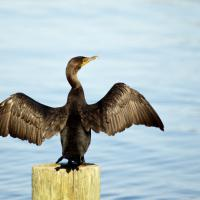
#> input picture PracticasTDI/P5/cormoran_rgb.jpg, 200 x 200 px
$ jupyter execute --allow-errors P5.ipynb   (shell and % lines are left out)
#> lines starting #> are read from the running program, lines starting #| are printed output that depends on the picture
### PracticasTDI/P5/texturefilters.py
# -*- coding: utf-8 -*-
"""
Created on Mon May 18 10:59:52 2020

@author: anusk

This file contains the functions for two different texture filters.

stfilt: standar deviation filter
        input: uint8 gray scale image
        output : uint8 graysclae image

entropyfilt: entropy filter with padding of 9.
        input: uint8 gray scale image
        output : uint8 graysclae image
"""

import numpy as np
import copy
import cv2
from math import log, e

def rangefilt(img):

    EE = cv2.getStructuringElement(cv2.MORPH_RECT, (7,7))
    E = cv2.erode(img,EE,iterations = 1)
    D =cv2.dilate(img, EE)

    J = D-E
    return J


def entropy2(labels):
    """ Computes entropy of label distribution. """

    n_labels = labels.size

    if n_labels <= 1:
        return 0

    counts = np.bincount(labels)
    probs = counts / n_labels

    #n_classes = np.count_nonzero(probs)
    n_classes = 256
    #print('nclases  ' + str(n_classes))
    if n_classes <= 1:
        return 0

    ent = 0.

    # Compute standard entropy.
    for i in probs:
        if i != 0:

            ent -= i * log(i, n_classes)


    return ent

def entropyfilt(img):


    J = copy.deepcopy(img)
    F = np.zeros(J.shape, dtype=np.float64)

    J = np.pad(J, ((4, 4), (4, 4)), 'reflect')
    h, w = J.shape

    for i in range(4, h-4):
            for j in range(4, w-4):

                x = J[i-4:i+5,j-4:j+5]
                x = np.reshape(x, 81)
                F[i-4,j-4]= entropy2(x)

    F = F/F.max()


    return F


def stdfilt(img):

    img = img / 255.0

    h = np.ones((7,7))
    n = h.sum()
    n1 = n - 1
    c1 = cv2.filter2D(img**2, -1, h/n1, borderType=cv2.BORDER_REFLECT)
    c2 = cv2.filter2D(img, -1, h, borderType=cv2.BORDER_REFLECT)**2 / (n*n1)
    J = np.sqrt( np.maximum(c1-c2,0) )

    return J

### PracticasTDI/P5/P5.ipynb
<h1><center>Práctica 5</center></h1>
<h2><center>Segmentación de Imagen (II) </center></h2>

El objetivo de esta práctica es familiarizar al alumno con las técnicas de extracción de características a fin de abordar un problema de segmentación utilizando aprendizaje no supervisado, en concreto el algoritmo k-medias. Para ello se trabajará con la imagen en color ‘cormoran.jpg’, que acompaña al material de esta práctica.


In this exercise we will be using some methods of feature extraction to aid in the segmentation using unsupervised machine learning, specifically the algorithm k-means. We will be using the image 'cormoran.jpg'.

[cell 1]
#importamos librerías necesarias
import numpy as np
import cv2
import matplotlib.pyplot as plt
from mpl_toolkits.mplot3d import Axes3D
from sklearn.cluster import KMeans
from colorspacefunctions import rgb2lab76

import texturefilters as tf

I. Análisis visual de la imagen

Lea en MATLAB la imagen ‘cormoran.jpg’ proporcionada como material adjunto en la práctica y almacénela en la variable I. Examine visualmente la imagen (representada en la Figura 1) y responda a las siguientes preguntas:
- ¿qué objetos considera claramente discriminativos en la imagen?
- a simple vista, ¿qué características considera discriminativas?

1. Visual analysis of the image

Read and display the image 'cormoran.jpg'. What are the three distinct objects in the image? What characteristic best differentiates them?

[cell 2]
I = cv2.imread('cormoran_rgb.jpg')
#> I is the input picture: shape (200, 200, 3); mean B, G, R 191.1, 189.5, 175.2
I = cv2.cvtColor(I, cv2.COLOR_BGR2RGB)


plt.figure(1)
plt.imshow(I)
plt.axis('off')
plt.show()

Convierta la imagen a escala de grises (variable I_gris) y analice visualmente su histograma. ¿Cree que podría realizar la segmentación mediante umbralización múltiple? Justifique su respuesta.

Turn the image into gray scale and display its histogram? Could you use thresholding to separate the different objects in the image?

[cell 3]
Igray = cv2.imread('cormoran_rgb.jpg', 0)
#> Igray: shape (200, 200); min 0, max 253, mean 185.4

plt.figure(2)
plt.imshow(Igray, cmap = 'gray')
plt.axis('off')
plt.show()

plt.figure('Histogram')
plt.hist(Igray.ravel(),256,[0,256]);
plt.xlabel('Intensity')
plt.ylabel('Number of pixels')
plt.show()
#> figure, not shown here; tallest bar 1179 high, from x = 227 to 228

II. Características RGB y algoritmo k-medias
 Inicialmente abordaremos el problema de segmentación considerando como características los niveles de intensidad de las componentes R, G y B de la imagen original I. Para ello:
 - Extraiga cada componente de color de la imagen I.

2. RGB characteristics and k-means

In this section we will try to use the different color components of the RGB image as characteristics for segmentation.

    -First split the channels of the image

[cell 4]
I_R,I_G,I_B = cv2.split(I)

- Convierta cada componente en un vector columna utilizando el comando reshape. Así, por ejemplo, para almacenar como vector columna los niveles de intensidad de los píxeles de la componente R de I, utilizaremos la siguiente secuencia de instrucciones
I_R = I(:,:,1);
[nrows, ncols] = size(I_R);
I_R_res = reshape(I_R,nrows*ncols,1);

- Turn each channel into a vector of size (nrows*ncols, 1) using the function [np.reshape](https://numpy.org/doc/stable/reference/generated/numpy.reshape.html).

[cell 5]
nrows, ncols = I_B.shape
#> nrows = 200; ncols = 200

I_B_res = np.reshape(I_B, (nrows*ncols,1))
I_R_res = np.reshape(I_R, (nrows*ncols,1))
I_G_res = np.reshape(I_G, (nrows*ncols,1))
print(I_G_res.shape)
#| (40000, 1)

- Represente el scatter plot de los datos utilizando la función plot3(haga uso del comando help para conocer su sintaxis). ¿Observa grupos de puntos claramente diferenciados?

- Display in a 3d scatter plot all the data from the 3 vectors, can you see any distict group?

[Here](https://matplotlib.org/3.1.1/gallery/mplot3d/scatter3d.html) is the documentation on 2d scatter plot.

[cell 6]
fig = plt.figure('scatter plot')
ax = fig.add_subplot(111, projection='3d')

ax.scatter(I_R_res, I_G_res, I_B_res, c='r', marker='.')

ax.set_xlabel('R')
ax.set_ylabel('G')
ax.set_zlabel('B')

plt.show()

Sobre el espacio de tres dimensiones representado en la figura anterior aplicaremos el
algoritmo de agrupamiento k-medias con k=3. Utilizaremos para ello la función kmeans del
siguiente modo
ngrupos = 3;
rgb_res = double([I_R_res I_G_res I_B_res]);
[cluster_idx cluster_center] =
kmeans(rgb_res,ngrupos,'distance','sqEuclidean','Replicates',10);

Las entradas a la función kmeans son:

(1) conjunto de ejemplos/observaciones (matriz rgb_res, donde cada ejemplo es una fila y cada columna representa una característica),

(2)medida de similitud (cuadrado de la distancia Euclídea en nuestro caso, indicado a través del parámetro 'distance'),

y (3) número de inicializaciones (utilice el valor 10 en esta práctica, indicado con el parámetro 'Replicates').

El algoritmo kmeans devuelve la posición de los centroides (variable cluster_center) y una etiqueta identificativa del cluster al que pertenece cada punto de entrada (variable cluster_idx). Puesto que el algoritmo se realiza 10 veces con distintas  inicializaciones, la salida proporcionada corresponde a la realización para la que se obtiene la mínima suma de distancias intracluster.

Para observar el resultado del algoritmo k-medias, puede representar sobre el scatter plot
anterior los centroides resultantes del siguiente modo:
 plot3(cluster_center(:,1), cluster_center(:,2), cluster_center(:,3),'sr');
https://scikit-learn.org/stable/modules/generated/sklearn.cluster.KMeans.html
https://towardsdatascience.com/machine-learning-algorithms-part-9-k-means-example-in-python-f2ad05ed5203
https://cmdlinetips.com/2018/04/how-to-concatenate-arrays-in-numpy/

The space we displayed in the las segment is where we will apply [k-means](https://team.inria.fr/steep/files/2015/03/tp51.pdf). Since we have three objects we will use k = 3, that means we will have 3 randomized centroids.

To implement this algorithm we will be using [Kmeans](https://scikit-learn.org/stable/modules/generated/sklearn.cluster.KMeans.html) from sklearn.cluster, it should be in the cell with the imported libraries. We will be using the method fit_predict which asigns a label to each pixel according to the cluster assigned to them.

Fisrt concatenate the three vectors of the different components, you should get a matriz of size (nrows* ncols, 3). We will be using two commands to make it easier, the code should look like this:

<code>Python
kmeans = KMeans()
prediction = kmeans.fit_predict()
</code>

In KMeans leave every value as its default except the number of clusters. The input for fit_predict should be the matrix with the concatenated vectors.

Now we will display scatter plot from last section adding the centroids in their positions after applying the algorithm. To acces the positions of the cluster centers use the method kmeans.cluster_centers, the output of this method is an array with the coordinates of each center.

<code>Python
First_cluster = kmeans.cluster_centers_[:, 0]
</code>

In the scatter plot paint the dots representing the centers a different color and make them bigger so they are easier to spot.

[cell 7]
I_res = np.concatenate((I_R_res,I_G_res, I_B_res),axis=1)
print(I_res.shape)
#| (40000, 3)


kmeans = KMeans(n_clusters=3)
pred_y = kmeans.fit_predict(I_res)
print(kmeans.cluster_centers_)

fig = plt.figure('scatter plot +kmeans')
ax2 = fig.add_subplot(111, projection='3d')

ax2.scatter(I_R_res, I_G_res, I_B_res, c='r', marker='.')

ax2.set_xlabel('R')
ax2.set_ylabel('G')
ax2.set_zlabel('B')

ax2.scatter(kmeans.cluster_centers_[:, 0], kmeans.cluster_centers_[:, 1], kmeans.cluster_centers_[:, 2], s=1000, c='blue')
plt.show()

El resultado de la segmentación se puede observar en el espacio imagen generando una
imagen en falso color a partir del identificador de cluster asociado a cada observación
(píxel). Para ello, debe transformar el vector con la identificación del cluster al que
pertenece cada píxel en una matriz de las mismas dimensiones que la imagen original. Puede
hacer uso del siguiente código.

pixel_labels_rgb = reshape(cluster_idx,nrows,ncols);

I_segm = label2rgb(pixel_labels_rgb);

figure, imshow(I_segm)

¿Considera que el resultado de la segmentación es el deseado?, ¿es posible afirmar que se
produce sobresegmentación? Justifique razonadamente sus respuestas.

To see the actual segmentation of the image we will use the method kmeans.labels_, this creates a vectors size (nrows* ncols, 1) with the number of the cluster assigned to each pixel in the image. To display it as an image in false color (as we did in the last exercise with the labeled image) we have to return this vector to the original shape of the image.

Now display this labeled image, no colormap necessary.

[cell 8]
eti =kmeans.labels_
print(eti.shape)

pixel_labels = np.reshape(eti, (nrows, ncols))
print(pixel_labels)
#> (printed output is left out)

plt.figure('I labeled')
plt.imshow(pixel_labels)
plt.axis('off')
plt.show()

III. Características cromáticas ab
Como sabe, en el espacio RGB la información cromática está distribuida en las tres
componentes (R, G y B). En esta sección realizaremos una transformación del espacio de
representación para separar las componentes cromáticas y acromáticas de la imagen, de
modo que aplicaremos el algoritmo k-medias únicamente sobre el espacio de componentes
cromáticas. La transformación considerada es la transformación Lab, transformación que
implementa la función rgb2lab proporcionada como material adjunto a la práctica.
Realice la transformación de la imagen original (espacio RGB) al espacio Lab y extraiga
únicamente las componentes cromáticas (componentes ab). Represente el scatter plot
correspondiente e intente identificar visualmente a qué color corresponden las nubes de
puntos.
[lab_imL, l_L, a_L, b_L] = rgb2lab(I);
a_res = reshape(a_L,nrows*ncols,1);
b_res = reshape(b_L,nrows*ncols,1);
figure, plot(a_res, b_res,'.')
xlabel('a'), ylabel('b')

3. ab chromatic characteristics

In RGB the color information is distributed along the three components, in other color representations this is not the case, the chromatic and achromatic information are separate. For this section we will be using the [Lab](https://www.xrite.com/blog/lab-color-space) space where the L represents the achromatic information (lightnes) and ab the chromatic information. We will be applying kmean over the chromatic components.

First use cvtcolor to change color space (cv2.COLOR_RGB2LAB). Now like we did previously with the RGB components split them and reshape the ab components into two vectors of shape (nrows* ncols, 1). Display this two vectors as a 2d scatterplot.

[cell 9]
from skimage import color

Lab_Im = color.rgb2lab(I)
#> Lab_Im: shape (200, 200, 3) float64; mean of channels 0, 1, 2 75, -3.7, -2
L_l,L_a,L_b = cv2.split(Lab_Im)
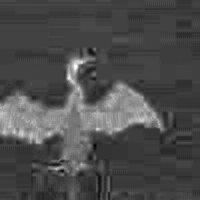
#> L_a: shape (200, 200) float64; min -12.88, max 17.86, mean -3.67; drawn with min black and max white
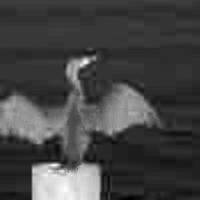
#> L_b: shape (200, 200) float64; min -21.58, max 51.42, mean -2; drawn with min black and max white

L_a_res = np.reshape(L_a, (nrows*ncols,1))
L_b_res = np.reshape(L_b, (nrows*ncols,1))

plt.figure('ab scatter')
plt.scatter(L_a_res, L_b_res, c='blue', s= 1, marker='.')
plt.xlabel('a')
plt.ylabel('b')
plt.show()

Aplique ahora el algoritmo k-medias sobre el nuevo espacio de características y represente la
capa de etiquetas de la imagen segmentada. Comente las diferencias con la segmentación
obtenida en el Apartado II.
Represente la posición de los centroides en el scatter plot correspondiente y responda a las
siguientes preguntas:
- ¿cuál es la desviación típica (comando std de MATLAB) asociada a la componente a
obtenida a partir de I?
- ¿cuál es la desviación típica asociada a la componente b obtenida a partir de I?
- ¿cree que alguna de las dos componentes tiene más influencia al determinar la posición
de los centroides con el algoritmo k-medias?, ¿por qué?

Apply kmeans over this new space, display the scatterplot with the new clusters and the segmented image. Can you appreciate any difference between the segmentation in this segement and the segmentation in segment 2? Does any of the components (ab) have more weight in the position of the centroids?

[cell 10]
ab_res =np.concatenate((L_a_res, L_b_res), axis=1)
#> ab_res = 40000 pairs, first value -12.88 to 17.86, second value -21.58 to 51.42


kmeans2 = KMeans(n_clusters=3, init='k-means++', max_iter=300, n_init=10, random_state=0)
pred_y = kmeans2.fit_predict(ab_res)
print(kmeans2.cluster_centers_)


plt.figure('ab scatter +kmeans')
plt.scatter(L_a_res, L_b_res, c='blue', s= 1, marker='.')
plt.xlabel('a')
plt.ylabel('b')
plt.scatter(kmeans2.cluster_centers_[:, 0], kmeans2.cluster_centers_[:, 1], s=300, c='red')
plt.show()

[cell 11]
eti_ab =kmeans2.labels_
print(eti_ab.shape)

pixel_labels_ab = np.reshape(eti_ab, (nrows, ncols))
print(pixel_labels_ab)
#> (printed output is left out)

plt.figure('ab labeled')
plt.imshow(pixel_labels_ab)
plt.axis('off')
plt.show()
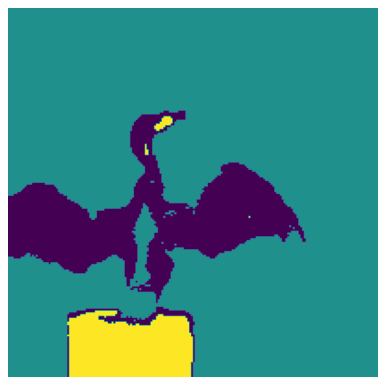
#> figure drawn by matplotlib, 1 panel

Para que no haya una componente que domine en el cálculo de distancias del algoritmo kmedias únicamente porque su rango dinámico es mayor, se propone normalizar cada
componente del espacio ab para que tenga media nula y desviación típica uno. La matriz de
ejemplos con características normalizadas se asignará a la variable ab_norm (cada fila es un
ejemplo y cada columna es una característica). Explique cómo se realiza la normalización si
la secuencia de instrucciones es la siguiente:
ab_res = [a_res b_res];

ndim = size(ab_res,2);

ab_norm = ab_res;

for ind_dim=1:ndim

    datos = ab_res(:,ind_dim);
    datos_norm = (datos-mean(datos))/std(datos);
    ab_norm(:,ind_dim)=datos_norm;
end

To stop one component from weighting when calculating the distances beacuse of its wider range we are going to normalize the components. This new matrx will be called ab_norm. Look at the given code and try to understand the process of normalization:

<code>ab_res =np.concatenate((L_a_res, L_b_res), axis=1)

[x, ndim]= ab_res.shape
ab_norm = ab_res
ab_norm = ab_norm.astype(np.float64)
for ind in range (0, ndim):
    datos = ab_res[:,ind]
    datos_norm = (datos- np.mean(datos))/np.std(datos)
    ab_norm[:,ind] = datos_norm

L_a_norm = ab_norm[:, 0]
L_b_norm = ab_norm[:, 1]
</code>

Once you understand the process copy it changing the variable names for your own.

[cell 12]
ab_res =np.concatenate((L_a_res, L_b_res), axis=1)

[x, ndim]= ab_res.shape
#> x = 40000; ndim = 2
ab_norm = ab_res
#> ab_norm has the same summary as ab_res
ab_norm = ab_norm.astype(np.float64)
for ind in range (0, ndim):
    datos = ab_res[:,ind]
    datos_norm = (datos- np.mean(datos))/np.std(datos)
    ab_norm[:,ind] = datos_norm
#> after the loop, ab_norm = 40000 pairs, first value -2.34 to 5.47, second value -1.45 to 3.94

L_a_norm = ab_norm[:, 0]
L_b_norm = ab_norm[:, 1]

plt.figure('ab scatter norm')
plt.scatter(L_a_norm, L_b_norm, c='blue', s= 1, marker='.')
plt.xlabel('a')
plt.ylabel('b')
plt.show()

Aplique ahora el algoritmo k-medias sobre el nuevo espacio de características y represente la capa de etiquetas de la imagen segmentada. Comente las diferencias con la segmentación obtenida en el Apartado II.
 Represente la posición de los centroides en el scatter plot correspondiente y responda a las siguientes preguntas: - ¿cuál es la desviación típica (comando std de MATLAB) asociada a la componente a obtenida a partir de I?  - ¿cuál es la desviación típica asociada a la componente b obtenida a partir de I? - ¿cree que alguna de las dos componentes tiene más influencia al determinar la posición de los centroides con el algoritmo k-medias?, ¿por qué

Apply kmeans over this new space y display the labelled image. Can you see any difference between this and the last time we applied kmeans?

[cell 13]
kmeansnorm = KMeans(n_clusters=3, init='k-means++', max_iter=300, n_init=10, random_state=0)
pred_norm = kmeansnorm.fit_predict(ab_norm)
print(kmeansnorm.cluster_centers_)


plt.figure('ab_norm scatter +kmeans')
plt.scatter(L_a_norm, L_b_norm, c='blue', s= 1, marker='.')
plt.xlabel('a')
plt.ylabel('b')
plt.scatter(kmeansnorm.cluster_centers_[:, 0], kmeansnorm.cluster_centers_[:, 1], s=300, c='red')
plt.show()

[cell 14]
eti_ab_norm =kmeansnorm.labels_
print(eti_ab_norm.shape)

pixel_labels_ab_norm = np.reshape(eti_ab_norm, (nrows, ncols))
print(pixel_labels_ab_norm)
#> (printed output is left out)

plt.figure('ab_norm labeled')
plt.imshow(pixel_labels_ab_norm)
plt.axis('off')
plt.show()

IV. Características de textura

MATLAB proporciona una serie de filtros para extraer características relacionadas con la textura. La salida de cada filtro es una imagen del mismo tamaño que la imagen original donde cada píxel contiene la característica de textura extraída en un entorno local del mismo. Consulte la ayuda de las funciones stdfilt, entropyfilt y rangefilt de MATLAB e indique qué descriptor estadístico se obtiene con cada una de las tres funciones.

STDFILT

https://stackoverflow.com/questions/7331105/stdfilt-in-opencv/40027378#40027378

YES

[cell 15]
J = tf.stdfilt(Igray)
#> in stdfilt, `c2 = cv2.filter2D(img, -1, h, borderType=cv2.BORDER_REFLECT)**2 / (n*n1)`:
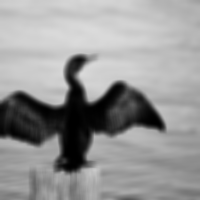
#> c2: shape (200, 200) float64; min 0.000163, max 0.86, mean 0.59

plt.figure('standar dev filter')
plt.imshow(J, cmap = 'gray', vmin = np.amin(J), vmax =np.amax(J))
plt.axis('off')
plt.show()

ENTROPYFILT

https://stackoverflow.com/questions/15450192/fastest-way-to-compute-entropy-in-python
https://gist.github.com/jaradc/eeddf20932c0347928d0da5a09298147
https://stackoverflow.com/questions/20371053/finding-entropy-in-opencv

[cell 16]
E = tf.entropyfilt(Igray)
#> after the loop in entropyfilt, `for i in range(4, h-4):`:
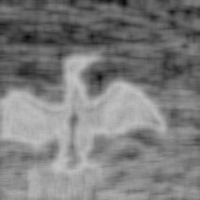
#> F: shape (200, 200) float64; min 0.0416, max 0.768, mean 0.488
#> in entropyfilt, `F = F/F.max()`:
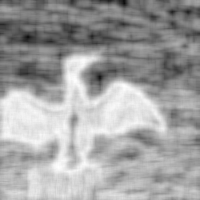
#> F: shape (200, 200) float64; min 0.0542, max 1, mean 0.636

plt.figure('entropy filter')
plt.imshow(E, cmap = 'gray', vmin = np.amin(E), vmax =np.amax(E))
plt.axis('off')
plt.show()

Rangefilt

[cell 17]
R = tf.rangefilt(Igray)
#> in rangefilt, `E = cv2.erode(img,EE,iterations = 1)`:
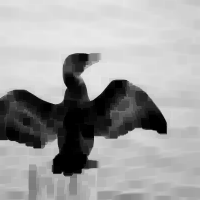
#> E: shape (200, 200); min 0, max 233, mean 162.3
#> in rangefilt, `D =cv2.dilate(img, EE)`:
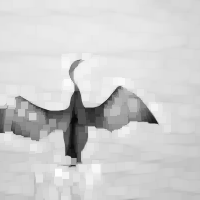
#> D: shape (200, 200); min 7, max 253, mean 207.2
#> in rangefilt, `J = D-E`:
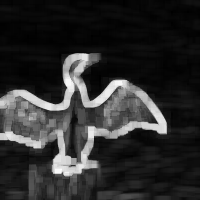
#> J: shape (200, 200); min 0, max 253, mean 44.9

plt.figure('Range filter')
plt.imshow(R, cmap = 'gray', vmin = np.amin(R), vmax =np.amax(R))
plt.axis('off')
plt.show()

Interprete cada una de las imágenes obtenidas conforme al descriptor utilizado. Elija dos de
estos descriptores como características y realice la segmentación considerando el espacio de
características correspondiente.

[cell 18]
J_res = np.reshape(J, (nrows*ncols,1))

E_res = np.reshape(E, (nrows*ncols,1))

plt.figure('filter scatter')
plt.scatter(J_res, E_res, c='blue', s= 1, marker='.')
plt.xlabel('standardev')
plt.ylabel('Entropyfilter')
plt.show()

[cell 19]
textures_res =np.concatenate((J_res, E_res), axis=1)


kmeans3 = KMeans(n_clusters=3, init='k-means++', max_iter=300, n_init=10, random_state=0)
pred_y = kmeans3.fit_predict(textures_res)
print(kmeans3.cluster_centers_)


plt.figure('textures scatter + kmeans')
plt.scatter(J_res, E_res, c='blue', s= 1, marker='.')
plt.xlabel('standar dev')
plt.ylabel('entropy')
plt.scatter(kmeans3.cluster_centers_[:, 0], kmeans3.cluster_centers_[:, 1], s=300, c='red')
plt.show()

[cell 20]
eti_textures =kmeans3.labels_
print(eti_textures.shape)

pixel_labels_textures = np.reshape(eti_textures, (nrows, ncols))
print(pixel_labels_textures)
#> (printed output is left out)

plt.figure('textures labeled')
plt.imshow(pixel_labels_textures)
plt.axis('off')
plt.show()

[cell 21]
[x, ndim]= textures_res.shape
textures_norm = textures_res
textures_norm = textures_norm.astype(np.float64)
for ind in range (0, ndim):
    datos = textures_res[:,ind]
    datos_norm = (datos- np.mean(datos))/np.std(datos)
    textures_norm[:,ind] = datos_norm

J_norm = textures_norm[:, 0]
E_norm = textures_norm[:, 1]

plt.figure('textures scatter norm')
plt.scatter(J_norm, E_norm, c='blue', s= 1, marker='.')
plt.xlabel('standar dev')
plt.ylabel('entropy')
plt.show()
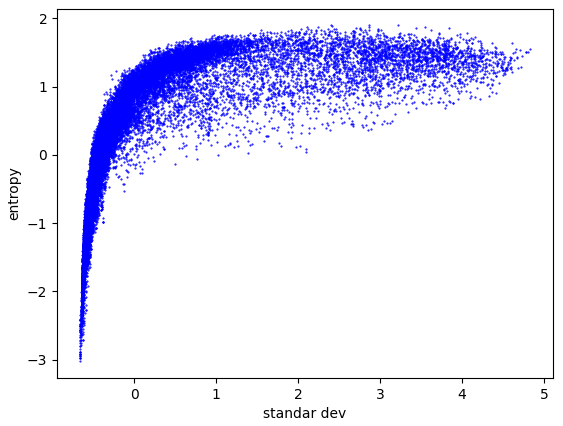
#> figure drawn by matplotlib, 1 panel
